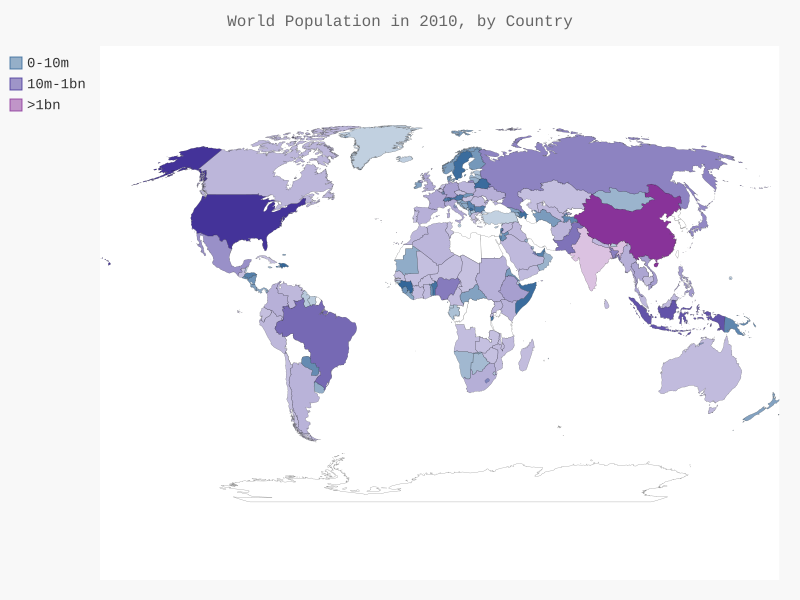

Reproduce this figure in Python.
import json
from country_codes import get_country_code
import pygal_maps_world.maps
from pygal.style import LightColorizedStyle as LCS, RotateStyle as RS

# 将数据加载到一个列表中
filename = 'population_data/population_data.json'
with open(filename) as obj_f:
    pop_data = json.load(obj_f)

# 打印每个国家2010年的人口数量
cc_populations = {}
for pop_dict in pop_data:
    if pop_dict['Year'] == '2010':
        country_name = pop_dict["Country Name"]
        population = int(float(pop_dict["Value"]))
        code = get_country_code(country_name)
        if code:
            cc_populations[code] = population

# 根据人口数量将所有的国家分成三组
cc_pops_1, cc_pops_2, cc_pops_3 = {}, {}, {}
for cc, pop in cc_populations.items():
    if pop < 10000000:
        cc_pops_1[cc] = pop
    elif pop < 1000000000:
        cc_pops_2[cc] = pop
    else:
        cc_pops_3[cc] = pop
# 打印出每组包含多少个国家
print(len(cc_pops_1), len(cc_pops_2), len(cc_pops_3))

wm_style = RS('#336699', base_style=LCS)
wm = pygal_maps_world.maps.World(style=wm_style)
wm.title = 'World Population in 2010, by Country'
wm.add("0-10m", cc_pops_1)
wm.add("10m-1bn", cc_pops_2)
wm.add(">1bn", cc_pops_3)
wm.render_to_file("world_population.svg")
